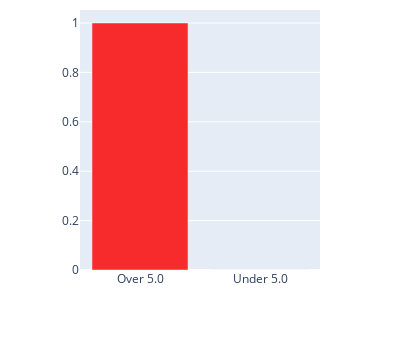

The notebook cell this image was saved under:
### Code cell
g.update_bar_point(point=25)

### Figure 1 — Plotly figure (JSON) as saved in the notebook; plotly's stock layout.template omitted (floating-point values rounded to 4 significant figures)
{"data": [{"marker": {"color": ["#f72b2b", "#72cf20"]}, "type": "bar", "x": ["Over 5.0", "Under 5.0"], "y": [1, 0]}], "layout": {"height": 350, "margin": {"t": 10}, "width": 400}}
